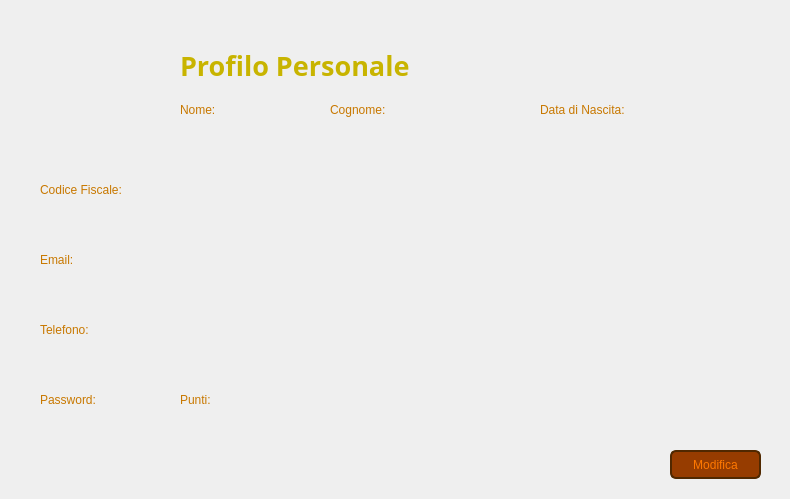
<?xml version="1.0" encoding="UTF-8"?>
<ui version="4.0">
 <class>VistaVisualizzaProfiloPersonaleCliente</class>
 <widget class="QWidget" name="VistaVisualizzaProfiloPersonaleCliente">
  <property name="geometry">
   <rect>
    <x>0</x>
    <y>0</y>
    <width>790</width>
    <height>499</height>
   </rect>
  </property>
  <property name="windowTitle">
   <string>Profilo Personale - CineMax</string>
  </property>
  <widget class="QLabel" name="Sfondo">
   <property name="geometry">
    <rect>
     <x>0</x>
     <y>0</y>
     <width>791</width>
     <height>501</height>
    </rect>
   </property>
   <property name="font">
    <font>
     <family>Segoe UI</family>
    </font>
   </property>
   <property name="styleSheet">
    <string notr="true">QLabel {
    background: qlineargradient(
        x1: 0, y1: 1,
        x2: 0, y2: 0,
		stop: 0 #321E00,
        stop: 1 #643C00
    );
}</string>
   </property>
   <property name="text">
    <string/>
   </property>
  </widget>
  <widget class="QLabel" name="labelProfilo">
   <property name="geometry">
    <rect>
     <x>40</x>
     <y>30</y>
     <width>121</width>
     <height>121</height>
    </rect>
   </property>
   <property name="text">
    <string/>
   </property>
   <property name="pixmap">
    <pixmap>Immagini/profiloButtonCliente.png</pixmap>
   </property>
   <property name="scaledContents">
    <bool>true</bool>
   </property>
  </widget>
  <widget class="QLabel" name="labelNome">
   <property name="geometry">
    <rect>
     <x>180</x>
     <y>100</y>
     <width>63</width>
     <height>20</height>
    </rect>
   </property>
   <property name="styleSheet">
    <string notr="true">QLabel {
    color: #C87800;
}</string>
   </property>
   <property name="text">
    <string>Nome:</string>
   </property>
   <property name="alignment">
    <set>Qt::AlignmentFlag::AlignLeading|Qt::AlignmentFlag::AlignLeft|Qt::AlignmentFlag::AlignVCenter</set>
   </property>
  </widget>
  <widget class="QLabel" name="labelTitolo">
   <property name="geometry">
    <rect>
     <x>180</x>
     <y>30</y>
     <width>291</width>
     <height>71</height>
    </rect>
   </property>
   <property name="font">
    <font>
     <family>Segoe UI Variable</family>
     <pointsize>20</pointsize>
     <bold>true</bold>
    </font>
   </property>
   <property name="styleSheet">
    <string notr="true">QLabel {
    color: #C8B400;
}</string>
   </property>
   <property name="text">
    <string>Profilo Personale</string>
   </property>
   <property name="alignment">
    <set>Qt::AlignmentFlag::AlignLeading|Qt::AlignmentFlag::AlignLeft|Qt::AlignmentFlag::AlignVCenter</set>
   </property>
  </widget>
  <widget class="ClickableLabel" name="labelIndietroButton">
   <property name="geometry">
    <rect>
     <x>700</x>
     <y>20</y>
     <width>63</width>
     <height>61</height>
    </rect>
   </property>
   <property name="text">
    <string/>
   </property>
   <property name="pixmap">
    <pixmap>Immagini/IndietroButtonCliente.png</pixmap>
   </property>
   <property name="scaledContents">
    <bool>true</bool>
   </property>
  </widget>
  <widget class="QLabel" name="labelCognome">
   <property name="geometry">
    <rect>
     <x>330</x>
     <y>100</y>
     <width>81</width>
     <height>20</height>
    </rect>
   </property>
   <property name="styleSheet">
    <string notr="true">QLabel {
    color: #C87800;
}</string>
   </property>
   <property name="text">
    <string>Cognome:</string>
   </property>
   <property name="alignment">
    <set>Qt::AlignmentFlag::AlignLeading|Qt::AlignmentFlag::AlignLeft|Qt::AlignmentFlag::AlignVCenter</set>
   </property>
  </widget>
  <widget class="QLabel" name="labelNomeCliente">
   <property name="geometry">
    <rect>
     <x>180</x>
     <y>130</y>
     <width>131</width>
     <height>20</height>
    </rect>
   </property>
   <property name="styleSheet">
    <string notr="true">QLabel {
    color: #965A00;
}</string>
   </property>
   <property name="text">
    <string/>
   </property>
  </widget>
  <widget class="QLabel" name="labelCognomeCliente">
   <property name="geometry">
    <rect>
     <x>330</x>
     <y>130</y>
     <width>181</width>
     <height>20</height>
    </rect>
   </property>
   <property name="styleSheet">
    <string notr="true">QLabel {
    color: #965A00;
}</string>
   </property>
   <property name="text">
    <string/>
   </property>
  </widget>
  <widget class="QLabel" name="labelCodiceFiscale">
   <property name="geometry">
    <rect>
     <x>40</x>
     <y>180</y>
     <width>111</width>
     <height>20</height>
    </rect>
   </property>
   <property name="styleSheet">
    <string notr="true">QLabel {
    color: #C87800;
}</string>
   </property>
   <property name="text">
    <string>Codice Fiscale:</string>
   </property>
   <property name="alignment">
    <set>Qt::AlignmentFlag::AlignLeading|Qt::AlignmentFlag::AlignLeft|Qt::AlignmentFlag::AlignVCenter</set>
   </property>
  </widget>
  <widget class="QLabel" name="labelCodiceFiscaleCliente">
   <property name="geometry">
    <rect>
     <x>40</x>
     <y>210</y>
     <width>131</width>
     <height>20</height>
    </rect>
   </property>
   <property name="styleSheet">
    <string notr="true">QLabel {
    color: #965A00;
}</string>
   </property>
   <property name="text">
    <string/>
   </property>
  </widget>
  <widget class="QLabel" name="labelEmail">
   <property name="geometry">
    <rect>
     <x>40</x>
     <y>250</y>
     <width>81</width>
     <height>20</height>
    </rect>
   </property>
   <property name="styleSheet">
    <string notr="true">QLabel {
    color: #C87800;
}</string>
   </property>
   <property name="text">
    <string>Email:</string>
   </property>
   <property name="alignment">
    <set>Qt::AlignmentFlag::AlignLeading|Qt::AlignmentFlag::AlignLeft|Qt::AlignmentFlag::AlignVCenter</set>
   </property>
  </widget>
  <widget class="QLabel" name="labelEmailCliente">
   <property name="geometry">
    <rect>
     <x>40</x>
     <y>280</y>
     <width>251</width>
     <height>20</height>
    </rect>
   </property>
   <property name="styleSheet">
    <string notr="true">QLabel {
    color: #965A00;
}</string>
   </property>
   <property name="text">
    <string/>
   </property>
  </widget>
  <widget class="QLabel" name="labelTelefono">
   <property name="geometry">
    <rect>
     <x>40</x>
     <y>320</y>
     <width>81</width>
     <height>20</height>
    </rect>
   </property>
   <property name="styleSheet">
    <string notr="true">QLabel {
    color: #C87800;
}</string>
   </property>
   <property name="text">
    <string>Telefono:</string>
   </property>
   <property name="alignment">
    <set>Qt::AlignmentFlag::AlignLeading|Qt::AlignmentFlag::AlignLeft|Qt::AlignmentFlag::AlignVCenter</set>
   </property>
  </widget>
  <widget class="QLabel" name="labelTelefonoCliente">
   <property name="geometry">
    <rect>
     <x>40</x>
     <y>350</y>
     <width>101</width>
     <height>20</height>
    </rect>
   </property>
   <property name="styleSheet">
    <string notr="true">QLabel {
    color: #965A00;
}</string>
   </property>
   <property name="text">
    <string/>
   </property>
  </widget>
  <widget class="QLabel" name="labelPassword">
   <property name="geometry">
    <rect>
     <x>40</x>
     <y>390</y>
     <width>81</width>
     <height>20</height>
    </rect>
   </property>
   <property name="styleSheet">
    <string notr="true">QLabel {
    color: #C87800;
}</string>
   </property>
   <property name="text">
    <string>Password:</string>
   </property>
   <property name="alignment">
    <set>Qt::AlignmentFlag::AlignLeading|Qt::AlignmentFlag::AlignLeft|Qt::AlignmentFlag::AlignVCenter</set>
   </property>
  </widget>
  <widget class="QLabel" name="labelPasswordCliente">
   <property name="geometry">
    <rect>
     <x>40</x>
     <y>420</y>
     <width>121</width>
     <height>20</height>
    </rect>
   </property>
   <property name="styleSheet">
    <string notr="true">QLabel {
    color: #965A00;
}</string>
   </property>
   <property name="text">
    <string/>
   </property>
  </widget>
  <widget class="QPushButton" name="pushButtonModifica">
   <property name="geometry">
    <rect>
     <x>670</x>
     <y>450</y>
     <width>91</width>
     <height>29</height>
    </rect>
   </property>
   <property name="styleSheet">
    <string notr="true">QPushButton {
    background-color: #963C00;
    color: #FF7800;
    border: 2px solid #502800;
    border-radius: 6px;
}

QPushButton:hover {
    background-color: #C86400;
}
</string>
   </property>
   <property name="text">
    <string>Modifica</string>
   </property>
  </widget>
  <widget class="QLabel" name="labelDataNascita">
   <property name="geometry">
    <rect>
     <x>540</x>
     <y>100</y>
     <width>131</width>
     <height>20</height>
    </rect>
   </property>
   <property name="styleSheet">
    <string notr="true">QLabel {
    color: #C87800;
}</string>
   </property>
   <property name="text">
    <string>Data di Nascita:</string>
   </property>
  </widget>
  <widget class="QLabel" name="labelDataNascitaCliente">
   <property name="geometry">
    <rect>
     <x>540</x>
     <y>130</y>
     <width>101</width>
     <height>20</height>
    </rect>
   </property>
   <property name="styleSheet">
    <string notr="true">QLabel {
    color: #965A00;
}</string>
   </property>
   <property name="text">
    <string/>
   </property>
  </widget>
  <widget class="QLabel" name="labelPunti">
   <property name="geometry">
    <rect>
     <x>180</x>
     <y>390</y>
     <width>81</width>
     <height>20</height>
    </rect>
   </property>
   <property name="styleSheet">
    <string notr="true">QLabel {
    color: #C87800;
}</string>
   </property>
   <property name="text">
    <string>Punti:</string>
   </property>
   <property name="alignment">
    <set>Qt::AlignmentFlag::AlignLeading|Qt::AlignmentFlag::AlignLeft|Qt::AlignmentFlag::AlignVCenter</set>
   </property>
  </widget>
  <widget class="QLabel" name="labelPuntiCliente">
   <property name="geometry">
    <rect>
     <x>180</x>
     <y>420</y>
     <width>91</width>
     <height>20</height>
    </rect>
   </property>
   <property name="styleSheet">
    <string notr="true">QLabel {
    color: #965A00;
}</string>
   </property>
   <property name="text">
    <string/>
   </property>
  </widget>
 </widget>
 <customwidgets>
  <customwidget>
   <class>ClickableLabel</class>
   <extends>QLabel</extends>
   <header>clickablelabel.h</header>
  </customwidget>
 </customwidgets>
 <resources/>
 <connections/>
</ui>
